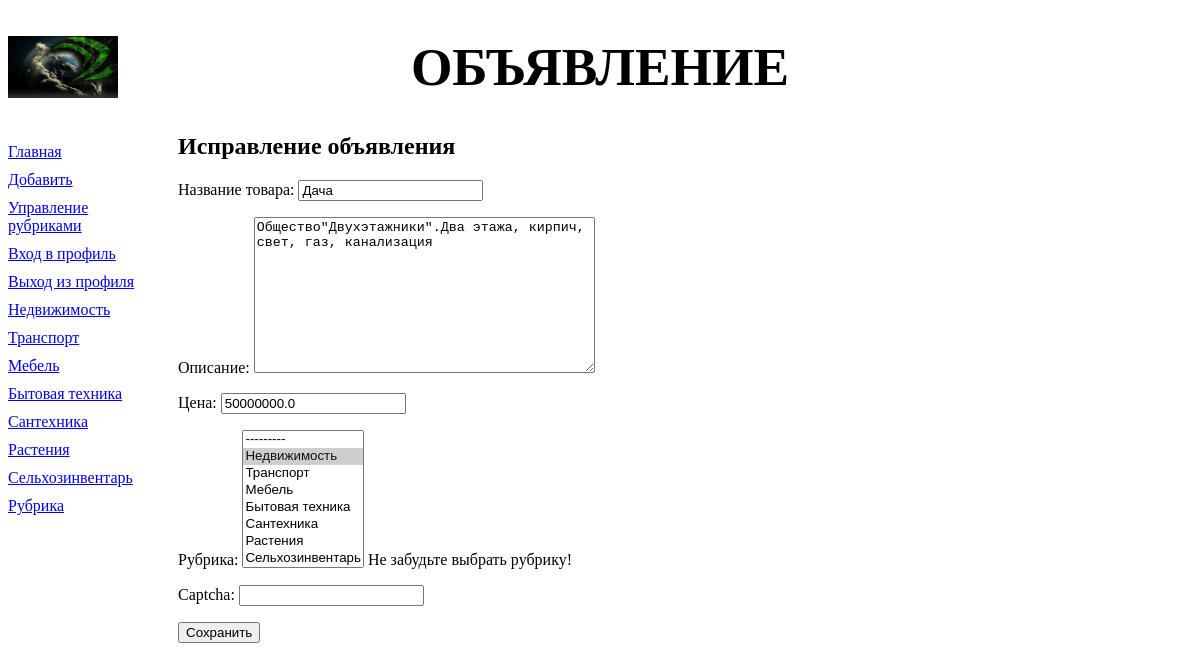
The app's page /bboard/bb_form/2 with its own data.
### bboard/models.py (models this page shows)
class Rubric(models.Model):
    name = models.CharField(max_length=20, db_index=True, verbose_name='Название')
    order = models.SmallIntegerField(default=0, db_index=True)
    objects = RubricManager()
    def __str__(self):
        return self.name
    class Meta:
        verbose_name_plural = 'Рубрики'
        verbose_name = 'Рубрика'
        ordering = ['order', 'name']

class Bb(models.Model):
    title = models.CharField(max_length=50, verbose_name='Товар')
    content = models.TextField(null=True, blank=True, verbose_name='Описание')
    price = models.FloatField(null=True, blank=True, verbose_name='Цена')
    published = models.DateTimeField(auto_now_add=True, db_index=True, verbose_name='Опубликованно')
    rubric = models.ForeignKey('Rubric', null=True, on_delete=models.PROTECT, verbose_name='Рубрика')
    objects = models.Manager()
    revers = BbManager()
    def title_and_price(self):
        if self.price:
            return '%s (%.2f)' % (self.title, self.price)
        else:
            return self.title
    title_and_price.short_description = 'Название и цена'
    class Meta:
        verbose_name_plural = 'Объявления'
        verbose_name = 'Объявление'
        ordering = ['-published']

### bboard/views.py (the view)
def edit(request, pk):
    bb = Bb.objects.get(pk=pk)
    if request.method == 'POST':
        bbf = BbForm(request.POST, instance=bb)
        if bbf.is_valid():
            bb.save()
            messages.add_message(request, messages.SUCCESS, 'Объявление исправлено')
            return HttpResponseRedirect(reverse('by_rubric',
                   kwargs={'rubric_id': bbf.cleaned_data['rubric'].pk}))
        else:
            context = {'form': bbf}
            return render(request, 'bboard/bb_form.html', context)
    else:
        bbf = BbForm(instance=bb)
        context = {'form': bbf}
        return render(request, 'bboard/bb_form.html', context)

### bboard/forms.py (shortened to what this page needs)
class BbForm(ModelForm):
    title = forms.CharField(label='Название товара')
    content = forms.CharField(label='Описание',
              widget=forms.widgets.Textarea())
    price = forms.DecimalField(label='Цена', decimal_places=2)
    rubric = forms.ModelChoiceField(queryset=Rubric.objects.all(),
             label='Рубрика', help_text='Не забудьте выбрать рубрику!',
             widget=forms.widgets.Select(attrs={'size': 8}))
    captcha = CaptchaField(label='Введите текст с картинки',
              error_messages={'invalid': 'Неправильный текст'})
    class Meta:
        model = Bb
        fields = ('title', 'content', 'price', 'rubric')

### bboard/models.py (called while the page is built)
    def get_queryset(self):
        return RubricQuerySet(self.model, using=self._db)

### bboard/templates/bboard/bb_form.html (shortened to what this page needs)
{% extends "layout/basic.html" %}
{% block content %}
<h2>Исправление объявления</h2>
<form method="post">
	{{ form.as_p }}
	<input type="submit" value="Сохранить">
</form>
{% endblock %}

### bboard/templates/layout/basic.html (shortened to what this page needs)
{% load static %}
<!DOCTYPE html>
<html>
	<head>
		<link rel="stylesheet" type="text/css" href="{% static 'bboard/style.css' %}">
	</head>
	<body>
		<header>
			<h1>Объявление</h1>
		</header>
		<nav>
			<a href="{% url 'index' %}">Главная</a>
			<a href="{% url 'add' %}">Добавить</a>
			<a href="{% url 'rubrics' %}">Управление рубриками</a>
			<a href="{% url 'login' %}">Вход в профиль</a>
			<a href="{% url 'logout' %}">Выход из профиля</a>
			{% for rubric in rubrics %}
			<a href="{% url 'by_rubric' rubric.pk %}">{{ rubric.name }}</a>
			{% endfor %}
		</nav>
		<section>
		{% block content %}
		{% endblock %}
		</section>
	</body>
</html>

### bboard/static/bboard/style.css (style rules this page uses)
header h1 { font-size: 40pt; text-transform : uppercase; text-align: center; background: url("bg.jpg") left / auto 100% no-repeat; }
nav { font-size: : 16pt; width: 150px; float: left; }
nav a { display: block; margin: 10px 0px; }
section { margin-left: 170px; }

### records on screen
Rubric: name "Недвижимость"
Rubric: name "Транспорт"
Rubric: name "Мебель"
Rubric: name "Бытовая техника"
Rubric: name "Сантехника"
Rubric: name "Растения"
Rubric: name "Сельхозинвентарь"
Rubric: name "Рубрика"
Bb: title "Дача", content "Общество\"Двухэтажники\".Два этажа, кирпич, свет, газ, канализация", price "50000000.0", rubric "--------- / Недвижимость ☑ / Транспорт / Мебель / Бытовая техника / Сантехника / Растения / Сельхозинвентарь"
